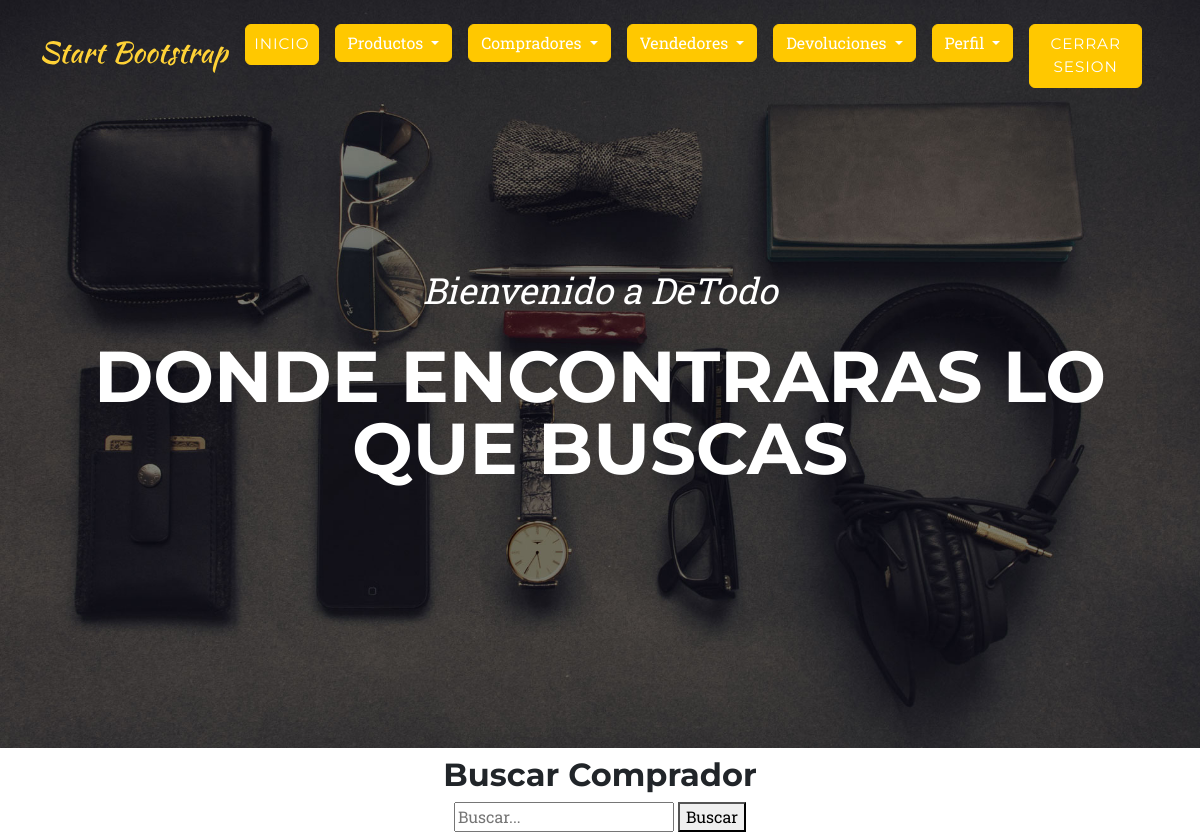
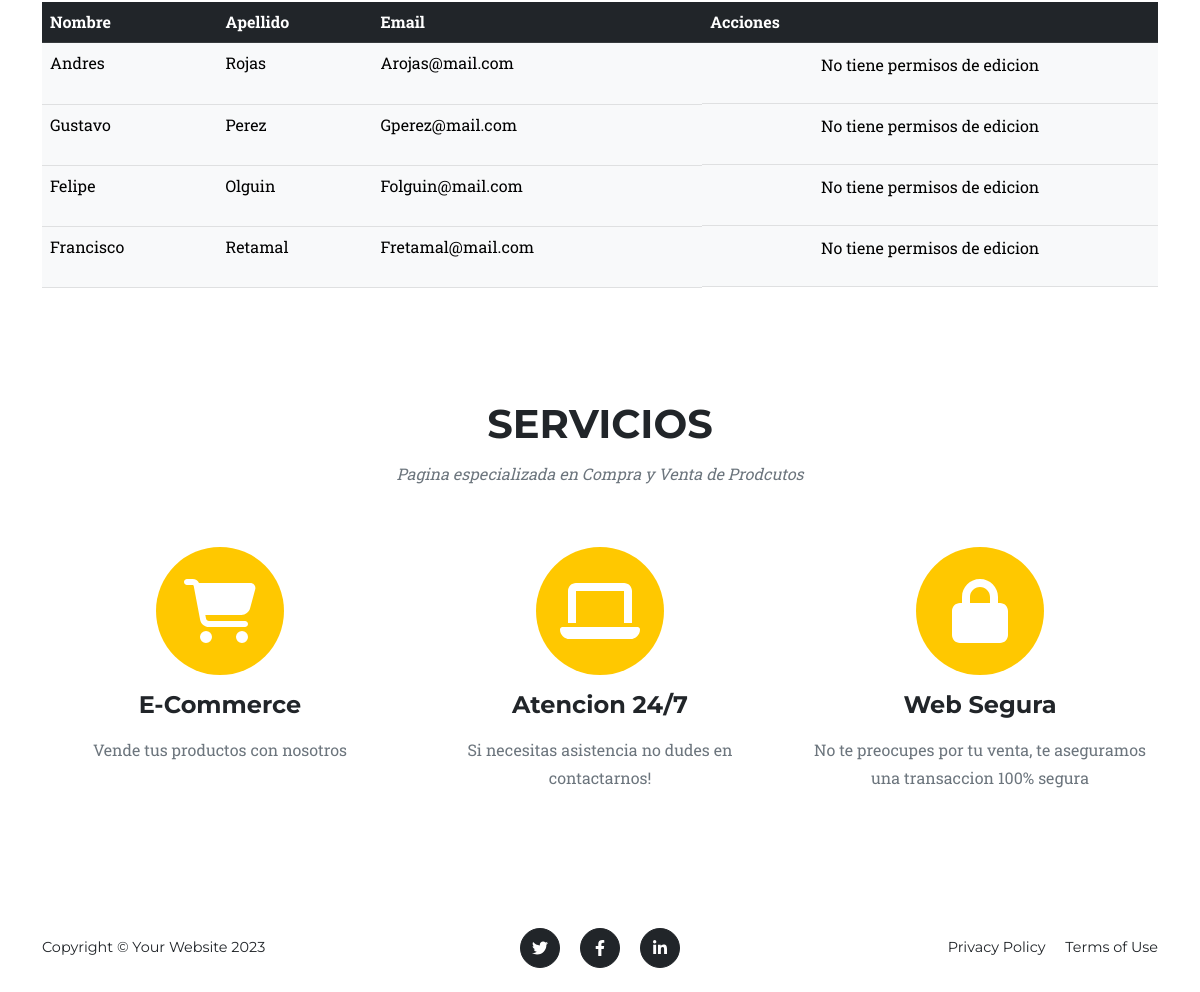
/compradores/ (signed in), run on the app's committed database (2 pictures, top to bottom).
### WebApp/models.py (models this page shows, shortened)
class Comprador (models.Model):
    nombre = models.CharField(max_length=30)
    apellido = models.CharField(max_length=30)
    email = models. EmailField()

### WebApp/views.py (the view)
# urls.py: path('compradores/',views.compradores,name="compradores"),
@login_required(login_url='login')
def compradores(request):
    query = request.GET.get("q")
    if query:
        compradores = Comprador.objects.filter((Q(nombre__icontains=query) | Q(apellido__icontains=query) | Q(email__icontains=query)))
    else:
        compradores = Comprador.objects.all()
    if request.method == "POST":
        compradores = Comprador(nombre=request.POST["nombre"],apellido=request.POST["apellido"],email=request.POST["email"])
        print('se hizo post')
        compradores.save()
        compradores = Comprador.objects.all()
    return render(request,"WebApp/compradores.html",{"compradores": compradores})

### WebApp/templates/WebApp/compradores.html (shortened to what this page needs)
{% extends 'WebApp/base.html' %}
{% load static %}
{% block content %}
<h2 class="text-center mt-2">Buscar Comprador</h2>
<div class="d-flex flex-column align-items-center mb-2">
    <form action="" method="GET">
        <input type="text" name="q" placeholder="Buscar..." required>
        <button type="submit">Buscar</button>
    </form>
</div>
<div class="container">
    <table class="table">
        <thead>
          <tr class="table-dark">
            <th scope="col">Nombre</th>
            <th scope="col">Apellido</th>
            <th scope="col">Email</th>
            <th scope="col">Acciones</th>
          </tr>
        </thead>
        <tbody>
          {% if compradores %}
            {% for comprador in compradores %}
            <tr class="table-light">
              <td>{{ comprador.nombre }}</td>
              <td>{{ comprador.apellido }}</td>
              <td>{{ comprador.email }}</td>
              {% if user.is_superuser %}
              <td class="d-flex justify-content-evenly">
                <a class="btn btn-primary" href="{% url 'compradores-vbc-eliminar' comprador.id %}">Eliminar</a>
                <a class="btn btn-warning" href="{% url 'compradores-vbc-editar' comprador.id %}">Editar</a>
              </td>
                {% else %}
                 <td class="d-flex justify-content-evenly">
                    <p>No tiene permisos de edicion</p>
                 </td>
              {% endif %}
            </tr>
            {% endfor %}
          {% else %}
            <tr>
                <td colspan="4" class="text-center">No hay productos para mostrar</td>
            </tr>
        {% endif %}
        </tbody>
      </table>
</div>
<section class="page-section" id="services">
  <div class="container">
      <div class="text-center">
          <h2 class="section-heading text-uppercase">Servicios</h2>
          <h3 class="section-subheading text-muted">Pagina especializada en Compra y Venta de Prodcutos</h3>
      </div>
      <div class="row text-center">
          <div class="col-md-4">
              <span class="fa-stack fa-4x">
                  <i class="fas fa-circle fa-stack-2x text-primary"></i>
                  <i class="fas fa-shopping-cart fa-stack-1x fa-inverse"></i>
              </span>
              <h4 class="my-3">E-Commerce</h4>
              <p class="text-muted">Vende tus productos con nosotros</p>
          </div>
          <div class="col-md-4">
              <span class="fa-stack fa-4x">
                  <i class="fas fa-circle fa-stack-2x text-primary"></i>
                  <i class="fas fa-laptop fa-stack-1x fa-inverse"></i>
              </span>
              <h4 class="my-3">Atencion 24/7</h4>
              <p class="text-muted">Si necesitas asistencia no dudes en contactarnos!</p>
          </div>
          <div class="col-md-4">
              <span class="fa-stack fa-4x">
                  <i class="fas fa-circle fa-stack-2x text-primary"></i>
                  <i class="fas fa-lock fa-stack-1x fa-inverse"></i>
              </span>
              <h4 class="my-3">Web Segura</h4>
              <p class="text-muted">No te preocupes por tu venta, te aseguramos una transaccion 100% segura</p>
          </div>
      </div>
  </div>
</section>
{% endblock  %}

### WebApp/templates/WebApp/base.html (shortened to what this page needs)
{% load static %}
<!DOCTYPE html>
<html lang="en">
    <head>
        <link href="{% static 'WebApp/css/styles.css' %}" rel="stylesheet" />
    </head>
    <body id="page-top">
        <nav class="navbar navbar-expand-lg navbar-dark fixed-top" id="mainNav">
            <div class="container">
                <a class="navbar-brand" href="{% url 'inicio' %}"><img src="{% static 'WebApp/assets/img/navbar-logo.svg' %}" alt="..." /></a>
                <div class="collapse navbar-collapse" id="navbarResponsive">
                    <ul class="navbar-nav text-uppercase ms-auto py-4 py-lg-0">
                        <li class="nav-item" ><a class="nav-link btn btn-primary" aria-expanded="false" href="{% url 'inicio' %}">Inicio</a></li>
                        <div class="dropdown">
                            <button class="btn btn-primary me-3 dropdown-toggle" type="button" data-bs-toggle="dropdown" aria-expanded="false">
                              Productos
                            </button>
                          </div>
                        <div class="dropdown">
                            <button class="btn btn-primary me-3 dropdown-toggle" type="button" data-bs-toggle="dropdown" aria-expanded="false">
                              Compradores
                            </button>
                          </div>
                        <div class="dropdown">
                            <button class="btn btn-primary me-3 dropdown-toggle" type="button" data-bs-toggle="dropdown" aria-expanded="false">
                              Vendedores
                            </button>
                          </div>
                        <div class="dropdown">
                            <button class="btn btn-primary me-3 dropdown-toggle" type="button" data-bs-toggle="dropdown" aria-expanded="false">
                                Devoluciones
                            </button>
                          </div>
                        {% if user.is_authenticated %}
                            <div class="dropdown">
                                <button class="btn btn-primary me-3 dropdown-toggle" type="button" data-bs-toggle="dropdown" aria-expanded="false">
                                    Perfil
                                </button>
                            </div>
                            <li class="nav-item"><a class="nav-link btn btn-primary me-3" href="{% url 'logout' %}">Cerrar Sesion</a></li>
                        {% else %}
                            <li class="nav-item"><a class="nav-link btn btn-primary me-3" href="{% url 'register' %}">Registrarse</a></li>
                            <li class="nav-item"><a class="nav-link btn btn-primary" href="{% url 'login' %}">Iniciar Sesión</a></li>
                        {% endif %}
                    </ul>
                </div>
            </div>
        </nav>
        <header class="masthead">
            <div class="container">
                <div class="masthead-subheading">Bienvenido a DeTodo</div>
                <div class="masthead-heading text-uppercase">Donde encontraras lo que buscas</div>
            </div>
        </header>
        {% block content %}
        {% endblock  %}
        <footer class="footer py-4">
            <div class="container">
                <div class="row align-items-center">
                    <div class="col-lg-4 text-lg-start">Copyright &copy; Your Website 2023</div>
                    <div class="col-lg-4 my-3 my-lg-0">
                        <a class="btn btn-dark btn-social mx-2" href="#!" aria-label="Twitter"><i class="fab fa-twitter"></i></a>
                        <a class="btn btn-dark btn-social mx-2" href="#!" aria-label="Facebook"><i class="fab fa-facebook-f"></i></a>
                        <a class="btn btn-dark btn-social mx-2" href="#!" aria-label="LinkedIn"><i class="fab fa-linkedin-in"></i></a>
                    </div>
                    <div class="col-lg-4 text-lg-end">
                        <a class="link-dark text-decoration-none me-3" href="#!">Privacy Policy</a>
                        <a class="link-dark text-decoration-none" href="#!">Terms of Use</a>
                    </div>
                </div>
            </div>
        </footer>
    </body>
</html>

### data on the page
Comprador: nombre "Andres", apellido "Rojas", email "Arojas@mail.com"
Comprador: nombre "Gustavo", apellido "Perez", email "Gperez@mail.com"
Comprador: nombre "Felipe", apellido "Olguin", email "Folguin@mail.com"
Comprador: nombre "Francisco", apellido "Retamal", email "Fretamal@mail.com"
